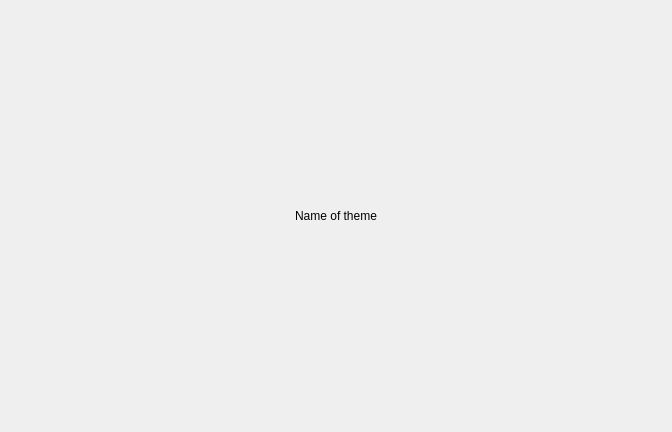
<?xml version="1.0" encoding="UTF-8"?>
<ui version="4.0">
 <class>SelectedThemeWidget</class>
 <widget class="QWidget" name="SelectedThemeWidget">
  <property name="geometry">
   <rect>
    <x>0</x>
    <y>0</y>
    <width>672</width>
    <height>432</height>
   </rect>
  </property>
  <property name="windowTitle">
   <string>Form</string>
  </property>
  <layout class="QHBoxLayout" name="horizontalLayout">
   <property name="spacing">
    <number>0</number>
   </property>
   <property name="leftMargin">
    <number>0</number>
   </property>
   <property name="topMargin">
    <number>0</number>
   </property>
   <property name="rightMargin">
    <number>0</number>
   </property>
   <property name="bottomMargin">
    <number>0</number>
   </property>
   <item>
    <widget class="QStackedWidget" name="stackedWidget">
     <widget class="QWidget" name="page">
      <layout class="QHBoxLayout" name="horizontalLayout_3">
       <item>
        <widget class="QLabel" name="title">
         <property name="text">
          <string>Name of theme</string>
         </property>
         <property name="alignment">
          <set>Qt::AlignCenter</set>
         </property>
        </widget>
       </item>
      </layout>
     </widget>
     <widget class="QWidget" name="page_2">
      <layout class="QHBoxLayout" name="horizontalLayout_2">
       <item>
        <widget class="QLabel" name="label">
         <property name="text">
          <string>Aucun thème sélectionné</string>
         </property>
         <property name="alignment">
          <set>Qt::AlignCenter</set>
         </property>
        </widget>
       </item>
      </layout>
     </widget>
    </widget>
   </item>
  </layout>
 </widget>
 <resources/>
 <connections/>
</ui>
